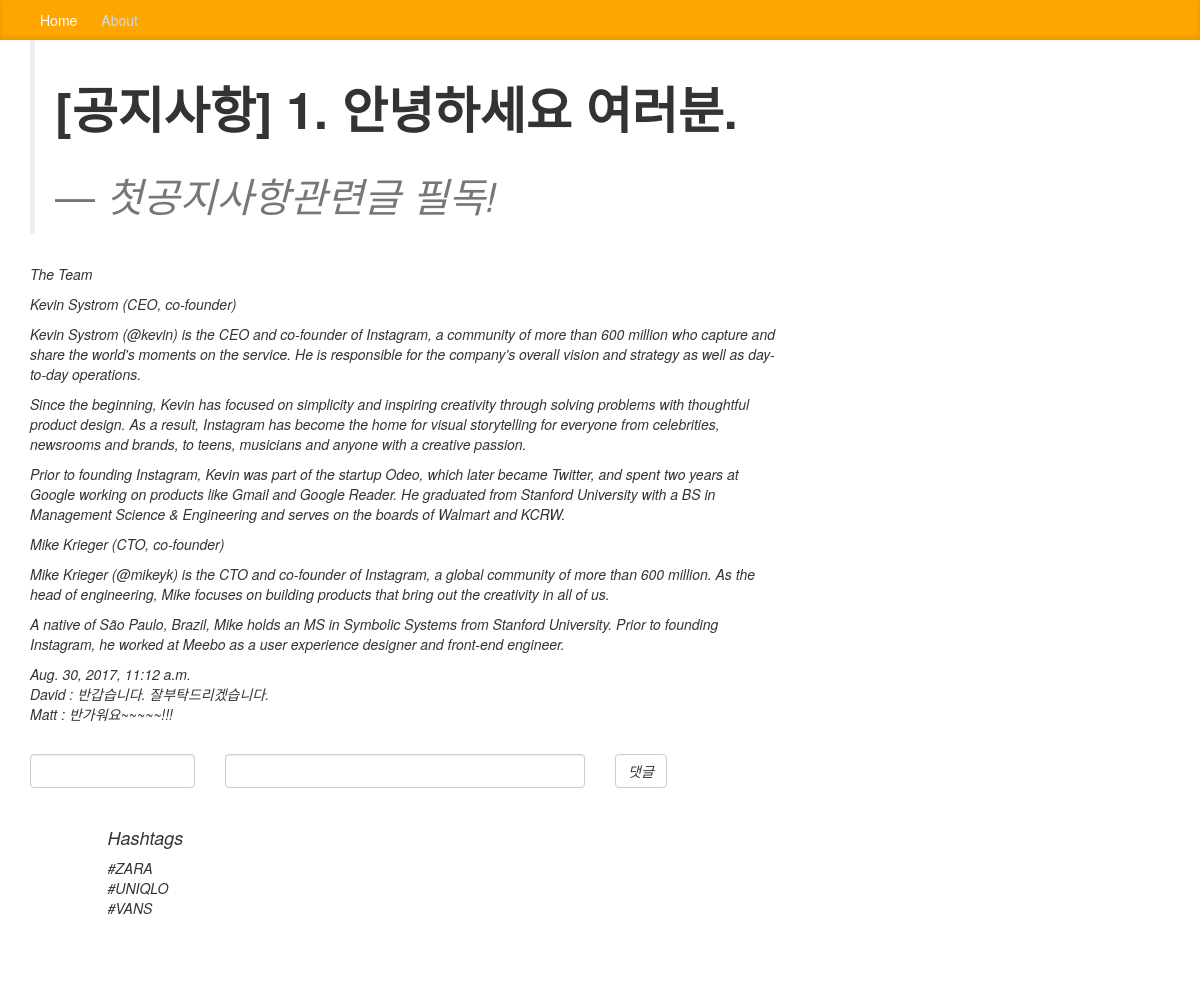
/1/, run on the app's committed database.
### feed/models.py (models this page shows, shortened)
class AddTime(models.Model):
    posted_at = models.DateTimeField(auto_now_add=True)
    updated_at = models.DateTimeField(auto_now=True)
    class Meta:
        abstract = True

class Article(AddTime):
    DEVELOPMENT = "dv"
    PERSONAL = "ps"
    CATEGORY_CHOICES=(
        (DEVELOPMENT, "development"),
        (PERSONAL, "personal"),
    )
    title = models.CharField(max_length=200)
    subtitle = models.CharField(max_length=200)
    content = models.TextField()
    category = models.CharField(
        max_length = 2,
        choices = CATEGORY_CHOICES,
        default = DEVELOPMENT,
    )
    photo = models.ImageField(blank=True, null=True)
    public = models.BooleanField(default=False)
    hashtag = models.ManyToManyField(HashTag)

class Comment(AddTime):
    article = models.ForeignKey(
        Article,
        related_name="article_comments", #아티클에서 커멘트로 접근할때
        on_delete=models.CASCADE
        )
    public = models.BooleanField(default=False)
    username = models.CharField(max_length=50)
    content = models.CharField(max_length=200)

class HashTag(models.Model):
    name = models.CharField(max_length=50)
    def __str__(self):
        return self.name

### feed/views.py (the view, shortened to what this page needs)
# urls.py: url(r'^(?P<article_id>[0-9]+)/$', views.detail, name='index'),
def detail(request, article_id):
    article = Article.objects.get(id=article_id)
    hashtag_list = HashTag.objects.all()
    comment_list = article.article_comments.filter(public=True)
    ctx={
        "article" : article,
        "comment_list" : comment_list, #두번째 방법
        "hashtag_list" : hashtag_list,
        }
    if request.method == "GET":
        pass
    return render(request, "detail.html", ctx)

### templates/detail.html (shortened to what this page needs)
{% extends "base.html" %}
{% block body %}
{% include "navbar.html" %}
<div class="container">
  <div class="blog-header">
    <blockquote>
    <h1 class="blog-title"><strong>{{ article.title }}</strong></h1>
    <h3 class="blog-title"><footer><em>{{ article.subtitle }}<em></footer></h3>
    </blockquote>
  </div>
  <div class="row">
    <div class="col-sm-8">
      <div class="blog-post">
        <p>{{ article.content|linebreaks }}</p>
        <div>{{ article.posted_at }}</div>
        <div>
          {% for comment in comment_list %}
            <div>{{ comment.username }} : {{ comment.content }}</div>
          {% endfor %}
        </div>
      <div class="reply-form">
        <form method="post" action="">
          <div class="row">
            <div class="form-group col-sm-3">
              <input class="form-control" name ="username" />
            </div>
            <div class="form-group col-sm-6">
              <input class="form-control" name ="content" />
            </div>
            <div class= "col-sm-3">
              <button class="btn btn-default "type ="submit" >댓글</button>
            </div>
          </div>
        </form>
      </div>
    <div class="col-sm-3 col-sm-offset-1 blog-sidebar">
      <div class="sidebar-module">
        <h4>Hashtags</h4>
          <ol class="list-unstyled">
          {% for hashtag in hashtag_list %}
          <li>#{{ hashtag }}</li>
          {% endfor %}
          </ol>
      </div>
      <div class="sidebar-module">
      </div>
    </div>
  </div>
</div>
{% endblock %}

### static/css/base.css (style rules this page uses)
.blog-title { margin-top: 30px; margin-bottom: 0; font-size: 50px; font-weight: normal; }
.sidebar-module { padding: 15px; margin: 0 -15px 15px; }
.list-unstyled { padding-left: 0; list-style: none; }
.reply-form { margin-top: 30px; }

### data on the page
Article: title "[공지사항] 1. 안녕하세요 여러분.", subtitle "첫공지사항관련글 필독!", content "The Team Kevin Systrom (CEO, co-founder) Kevin Systrom (@kevin) is the CEO and co-founder of Instagram, a community of more than 600 million who capture and share the world's moments on the service. He is responsible for the company's overall vision and strategy as well as day-to-day operations. Since the beginning, Kevin has focused on simplicity and inspiring creativity through solving problems with thoughtful product design. As a result, Instagram has become the home for visual storytelling for everyone from celebrities, newsrooms and brands, to teens, musicians and anyone with a creative passion. Prior to founding Instagram, Kevin was part of the startup Odeo, which later became…", posted_at "Aug. 30, 2017, 11:12 a.m."
Comment: username "David", content "반갑습니다. 잘부탁드리겠습니다."
Comment: username "Matt", content "반가워요~~~~~!!!"
HashTag: name "ZARA"
HashTag: name "UNIQLO"
HashTag: name "VANS"
